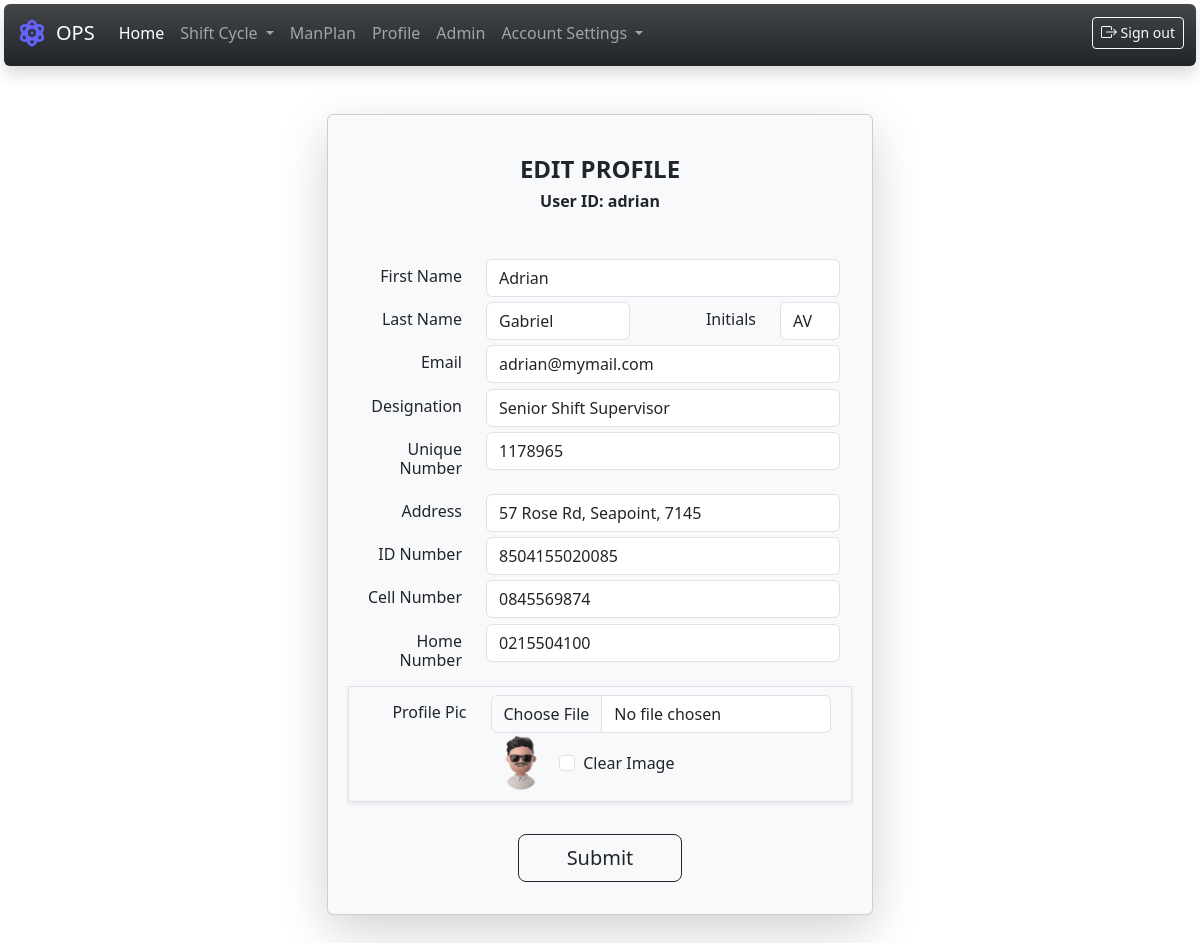
/profile/ (signed in), run on the app's committed database.
### user/models.py (models this page shows, shortened)
class Profile(models.Model):
    user = models.OneToOneField(User, on_delete=models.CASCADE)
    initials = models.CharField(max_length=10, blank=True)
    unique = models.CharField(max_length=200, blank=True)
    address = models.CharField(max_length=200, blank=True)
    idnum = models.CharField(max_length=200, blank=True)
    cell = models.CharField(max_length=200, blank=True)
    homenum = models.CharField(max_length=200, blank=True)
    dob = models.DateTimeField(null=True, blank=True)
    designation = models.CharField(max_length=200, blank=True)
    image = models.ImageField(default='profilepic.jpg', upload_to='profile_pictures', blank=True)

### user/views.py (the view)
# urls.py: path('profile/', user_views.profile, name='profile'),
@login_required
def profile(request):
    if request.method == 'POST':
        profile_form = ProfileForm(instance=request.user.profile, data=request.POST)
        profile = Profile.objects.get(user=request.user)
        user_form = UserEditForm(instance=request.user, data=request.POST)
        if user_form.is_valid() and profile_form.is_valid():
            user_form.save()
            profile_form.save()
            message = "Profile saved successfully!"
            profile_form = ProfileForm(instance=request.user.profile, data=request.POST)
            profile = Profile.objects.get(user=request.user)
            user_form = UserEditForm(instance=request.user, data=request.POST)
            return render(request, 'home/index.html', {
                'message': message,
            })
    else:
        profile_form = ProfileForm(instance=request.user.profile, data=request.POST)
        profile = Profile.objects.get(user=request.user)
        user_form = UserEditForm(instance=request.user, data=request.POST)
        message =""
    return render(request, 'user/profile.html', {
        'profile_form': profile_form,
        'profile': profile,
        'user_form': user_form,
    })

### user/forms.py
class ProfileForm(forms.ModelForm):
    class Meta:
        model = Profile
        fields = ['initials', 'unique', 'address', 'idnum', 'cell', 'homenum', 'designation', 'image']

class UserEditForm(forms.ModelForm):
    class Meta:
        model = User
        fields = ("first_name", "last_name", "email",)

### user/templates/user/profile.html (shortened to what this page needs)
{% extends 'home/base.html' %}
{% load static %}
{% load crispy_forms_tags  %}
{% block body %}
    <div class="container text-center py-5">
        <div class="row d-flex justify-content-center align-items-center h-100">
            <div class="col-12 col-md-8 col-lg-6 col-xl-6">
                <div class="card shadow-lg p-3 bg-body-tertiary rounded" style="border-radius: 1rem;">
                    <div class="card-body text-center">
                        <h4 class="fw-bold mt-2">EDIT PROFILE</h4>
                        <h6 class="fw-bold mb-5">User ID: {{profile.user}}</h6>
                        <form method="POST" enctype="multipart/form-data">
                                <div class="row">
                                    <div class="col-3 mt-2 text-end">
                                        <h6><label class="form-label" for="id_first_name">First Name</label></h6>
                                    </div>
                                    <div class="col-9">
                                        <input type="text" name="first_name" id="id_first_name" class="form-control" value="{{profile.user.first_name}}" />
                                    </div>
                                </div>
                                <div class="row">
                                    <div class="col-3 mt-2 text-end">
                                        <h6><label class="form-label" for="id_last_name">Last Name</label></h6>
                                    </div>
                                    <div class="col-4">
                                        <input type="text" name="last_name" value="{{profile.user.last_name}}" id="id_last_name" class="form-control" />
                                    </div>
                                    <div class="col-3 mt-2 text-end">
                                        <h6><label class="form-label" for="id_initials">Initials</label></h6>
                                    </div>
                                    <div class="col-2">
                                        <input type="text" name="initials" value="{{profile.initials}}" id="id_initials" class="form-control" />
                                    </div>
                                </div>
                                <div class="row">
                                    <div class="col-3 mt-2 text-end">
                                        <h6><label class="form-label" for="id_email">Email</label></h6>
                                    </div>
                                    <div class="col-9">
                                        <input type="text" name="email" id="id_email" class="form-control" value="{{profile.user.email}}" />
                                    </div>
                                </div>
                                <div class="row">
                                    <div class="col-3 mt-2 text-end">
                                        <h6><label class="form-label" for="id_designation">Designation</label></h6>
                                    </div>
                                    <div class="col-9">
                                        <input type="text" name="designation" value="{{profile.designation}}" id="id_designation" class="form-control" />
                                    </div>
                                </div>
                                <div class="row">
                                    <div class="col-3 mt-2 text-end">
                                        <h6><label class="form-label" for="id_unique">Unique Number</label></h6>
                                    </div>
                                    <div class="col-9">
                                        <input type="text" name="unique" value="{{profile.unique}}" id="id_unique" class="form-control" />
                                    </div>
                                </div>
                                <div class="row">
                                    <div class="col-3 mt-2 text-end">
                                        <h6><label class="form-label" for="id_address">Address</label></h6>
                                    </div>
                                    <div class="col-9">
                                        <input type="text" name="address" value="{{profile.address}}" id="id_address" class="form-control" />
                                    </div>
                                </div>
                                <div class="row">
                                    <div class="col-3 mt-2 text-end">
                                        <h6><label class="form-label" for="id_idnum">ID Number</label></h6>
                                    </div>
                                    <div class="col-9">
                                        <input type="text" name="idnum" value="{{profile.idnum}}" id="id_idnum" class="form-control" />
                                    </div>
                                </div>
                                <div class="row">
                                    <div class="col-3 mt-2 text-end">
                                        <h6><label class="form-label" for="id_cell">Cell Number</label></h6>
                                    </div>
                                    <div class="col-9">
                                        <input type="text" name="cell" value="{{profile.cell}}" id="id_cell" class="form-control" />
                                    </div>
                                </div>
                                <div class="row">
                                    <div class="col-3 mt-2 text-end">
                                        <h6><label class="form-label" for="id_homenum">Home Number</label></h6>
                                    </div>
                                    <div class="col-9">
                                        <input type="text" name="homenum" value="{{profile.homenum}}" id="id_homenum" class="form-control" />
                                    </div>
                                </div>
                                <div class="row border shadow-sm p-2">
                                    <div class="col-3 mt-2 text-end">
                                        <h6><label class="form-label" for="id_image">Profile Pic</label></h6>
                                    </div>
                                    <div class="col-9">
                                        <input type="file" name="image" accept="image/*" id="id_image" class="form-control" />
                                        <div class="row d-flex flex-row align-items-center">
                                            <div class="col-2">
                                                <img class="float-start" src="/pictures/{{profile.image}}" width="60" height="60">
                                            </div>
                                            <div class="col-10 d-flex justify-content-start">
                                                <input class="form-check-input ms-2" type="checkbox" name="image-clear" id="image-clear_id">
                                                <label class="form-check-label ms-2" for="image-clear_id">Clear Image</label>
                                            </div>
                                        </div>
                                    </div>
                                </div>
                                <div class="row mt-4">
                                    <div class="col-12 mt-2">
                                        <button data-mdb-button-init data-mdb-ripple-init class="btn btn-outline-dark btn-lg px-5" type="submit">Submit</button>
                                    </div>
                                </div>
                            </div>
                    </div>
                </div>
            </div>
        </div>
{% endblock %}

### home/templates/home/base.html (shortened to what this page needs)
{% load static %}
<!doctype html>
<html lang="en">
<html>
    <head>
        <link rel="stylesheet" href="{% static 'home/style.css' %}">
        <link href="https://cdn.jsdelivr.net/npm/bootstrap@5.3.3/dist/css/bootstrap.min.css" rel="stylesheet">
    </head>
    <body style="padding-top: 66px;">
        <nav class="navbar bg-dark bg-gradient navbar-expand-lg fixed-top m-1 shadow rounded" data-bs-theme="dark">
            <div class="container-fluid">
                <a class="navbar-brand" href="#">
                    <img src="{% static 'home/images/atom.png' %}" alt="atom" width="32" height="32" class="mb-1 me-2">OPS
                </a>
            {% if user.is_authenticated %}
                <div class="collapse navbar-collapse mb-1" id="navbarSupportedContent">
                    <ul class="navbar-nav me-auto mb-2 mb-lg-0">
                    <li class="nav-item">
                        <a class="nav-link active" aria-current="page" href="{% url 'home:index' %}">Home</a>
                    </li>
                    <li class="nav-item dropdown">
                        <a class="nav-link dropdown-toggle" href="#" role="button" data-bs-toggle="dropdown" aria-expanded="false">
                        Shift Cycle
                        </a>
                    </li>
                    <li class="nav-item">
                        <a class="nav-link" href="{% url 'manplan:manplan' %}">ManPlan</a>
                    </li>
                    <li class="nav-item">
                        <a class="nav-link" href="{% url 'profile' %}">Profile</a>
                    </li>
                    <li class="nav-item">
                        <a class="nav-link" href="{% url 'admin:index' %}">Admin</a>
                    </li>
                        <li class="nav-item dropdown">
                            <a class="nav-link dropdown-toggle" href="#" role="button" data-bs-toggle="dropdown" aria-expanded="false">
                            Account Settings
                            </a>
                        </li>
                    </ul>
                    <div class="d-flex">
                        <form class="d-flex" method="post" action="{% url 'logout' %}">
                            <button data-mdb-button-init data-mdb-ripple-init class="btn btn-outline-light btn-sm " type="submit">
                                Sign out
                            </button>
                        </form>
                    </div>
                </div>
            </div>
        </nav>
        {% endif %}
        {% block body %}
        {% endblock %}
    </body>
</html>

### data on the page
Profile: user "adrian", first_name "Adrian", last_name "Gabriel", initials "AV", email "adrian@mymail.com", designation "Senior Shift Supervisor", unique "1178965", address "57 Rose Rd, Seapoint, 7145", idnum "8504155020085", cell "0845569874", homenum "0215504100", image (picture)
